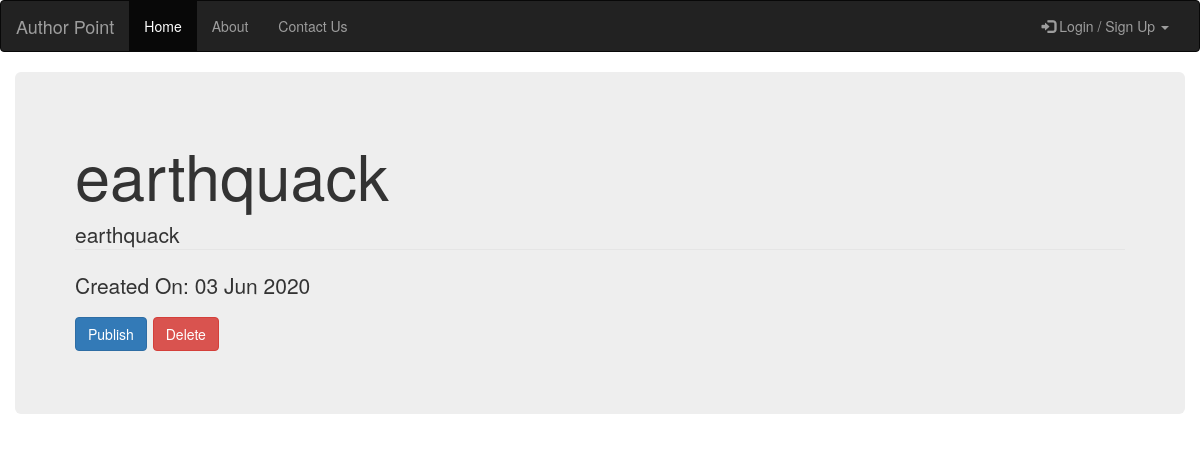
Page /user/47/draft_detail/ on the committed database.
### blog/models.py (models this page shows, shortened)
class Post(models.Model):
    author = models.ForeignKey(User,on_delete=models.CASCADE,related_name='posts')
    title = models.CharField(max_length=100)
    text = models.CharField(max_length=1000)
    created_date = models.DateTimeField(default=timezone.now)
    published_date = models.DateTimeField(default='2050-12-15')

### blog/views.py (the view)
# urls.py: url(r'^user/(?P<pk>\d+)/draft_detail/',views.user_draft_detail,name='user_draft_detail'),
def user_draft_detail(request,pk):
    draft = get_object_or_404(Post,pk=pk)
    return render(request,'blog/user_draft_detail.html',{'draft':draft})

### blog/templates/blog/user_draft_detail.html (shortened to what this page needs)
{% extends 'blog/base.html'%}
  {% block body_block %}
<div class="container-fluid">
  <div class="jumbotron">
      <h1>{{draft.title}}</h1>
      <legend> {{draft.text}}</legend>
      <p>Created On: {{draft.created_date|date:'d M Y'}}</p>
      <p><span><a class='btn btn-primary' href="{% url 'blog:publish_post' pk=draft.pk %}">Publish</a></span>
      <span><a  class = 'btn btn-danger' href="{% url 'blog:delete_post' pk=draft.pk %}">Delete</a></span></p>
  </div>
</div>
{% endblock %}

### rows in the picture
Post: title "earthquack", text "earthquack", created_date "03 Jun 2020"
